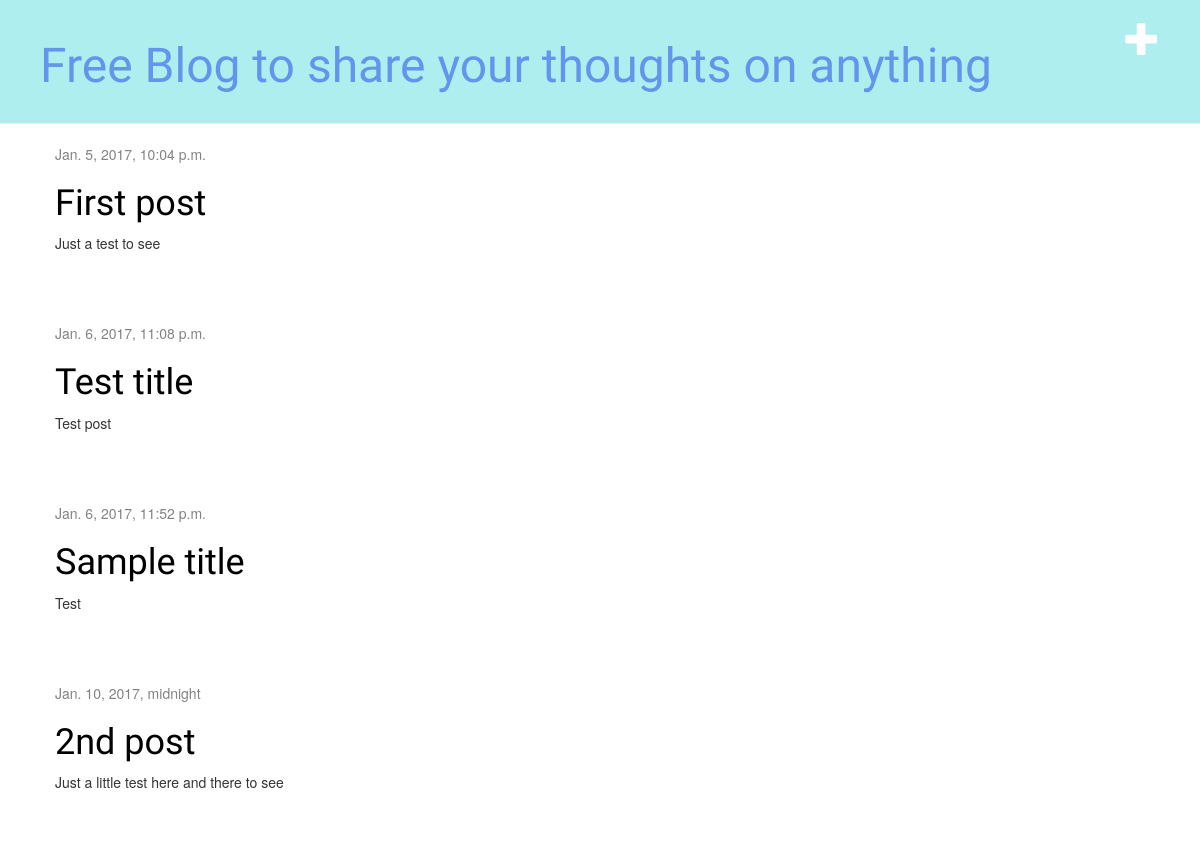
Before: / with the older database file.
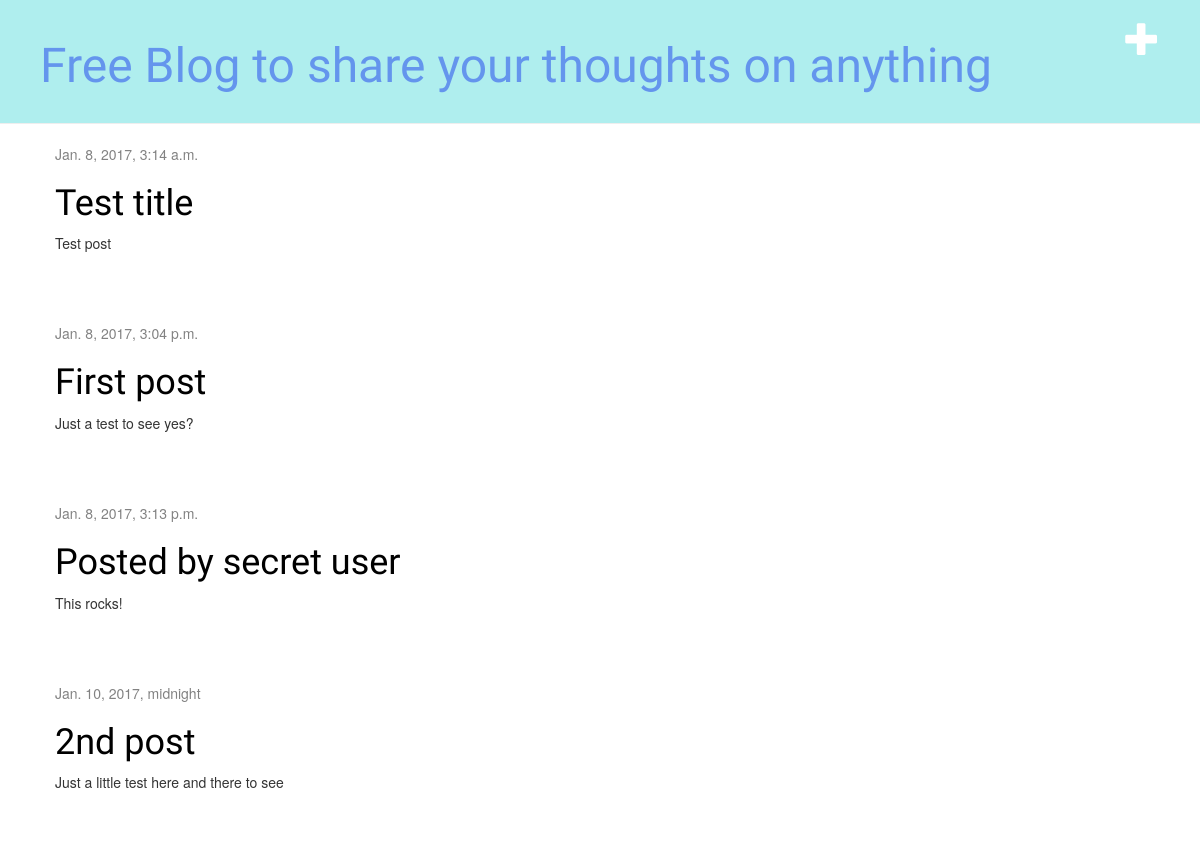
After: the same page with the newer database file.
### blog/models.py (models this page shows, shortened)
class Post(models.Model):
    author = models.ForeignKey('auth.User')
    title = models.CharField(max_length=200)
    text = models.TextField()
    created_date = models.DateTimeField(
            default=timezone.now)
    published_date = models.DateTimeField(
            blank=True, null=True)

### blog/views.py (the view)
# urls.py: url(r'^$', views.post_list, name='post_list'),
def post_list(request):
    posts = Post.objects.filter(published_date__lte=timezone.now()).order_by('published_date')
    return render(request, 'blog/post_list.html', {'posts': posts})

### blog/templates/blog/post_list.html
{% extends 'blog/base.html' %}
{% block content %}
    {% for post in posts %}
        <div class="post">
            <div class="date">
                {{ post.published_date }}
            </div>
            <h1><a href="{% url 'post_detail' pk=post.pk %}">{{ post.title }}</a></h1>
            <p>{{ post.text|linebreaksbr }}</p>
        </div>
    {% endfor %}
{% endblock %}

### blog/templates/blog/base.html (shortened to what this page needs)
{% load staticfiles %}
<html>
    <head>
        <link rel="stylesheet" href="//maxcdn.bootstrapcdn.com/bootstrap/3.2.0/css/bootstrap.min.css">
        <link rel="stylesheet" href="//maxcdn.bootstrapcdn.com/bootstrap/3.2.0/css/bootstrap-theme.min.css">
        <link rel="stylesheet" href="{% static 'css/blog.css' %}">
    </head>
    <body>
        <div class="page-header">
    <a href="{% url 'post_new' %}" class="top-menu"><span class="glyphicon glyphicon-plus"></span></a>
            <h1><a href="/">Free Blog to share your thoughts on anything</a></h1>
        </div>
        <div class="content container">
            <div class="row">
                <div class="col-md-8">
                    {% block content %}
                    {% endblock %}
                </div>
            </div>
        </div>
    </body>
</html>

### blog/static/css/blog.css (style rules this page uses)
.page-header { background-color: paleturquoise; margin-top: 0; padding: 20px 20px 20px 40px; }
.page-header h1, .page-header h1 a, .page-header h1 a:visited, .page-header h1 a:active { color: cornflowerblue; font-size: 36pt; text-decoration: none; }
.content { margin-left: 40px; }
h1, h2, h3, h4 { font-family: 'Lobster', cursive; }
.date { color: #828282; }
.top-menu, .top-menu:hover, .top-menu:visited { color: #ffffff; float: right; font-size: 26pt; margin-right: 20px; }
.post { margin-bottom: 70px; }
.post h1 a, .post h1 a:visited { color: #000000; }

Changed rows visible on the page:
removed Post: published_date "Jan. 6, 2017, 11:52 p.m.", title "Sample title", text "Test"
changed Post "Test title": published_date "Jan. 6, 2017, 11:08 p.m." → "Jan. 8, 2017, 3:14 a.m."; moves up the list
changed Post "First post": published_date "Jan. 5, 2017, 10:04 p.m." → "Jan. 8, 2017, 3:04 p.m."; text "Just a test to see" → "Just a test to see yes?"
added Post: published_date "Jan. 8, 2017, 3:13 p.m.", title "Posted by secret user", text "This rocks!"
